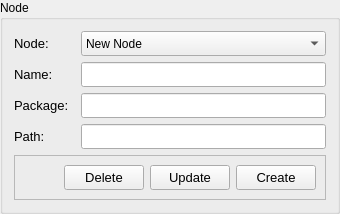
                   <widget class="QGroupBox" name="gbxNodeEdit">
                    <property name="title">
                     <string>Node</string>
                    </property>
                    <layout class="QGridLayout" name="gridLayout">
                     <item row="0" column="0">
                      <widget class="QLabel" name="lblNodeEditNode">
                       <property name="minimumSize">
                        <size>
                         <width>0</width>
                         <height>0</height>
                        </size>
                       </property>
                       <property name="font">
                        <font>
                         <pointsize>10</pointsize>
                        </font>
                       </property>
                       <property name="text">
                        <string>Node:</string>
                       </property>
                      </widget>
                     </item>
                     <item row="1" column="0">
                      <widget class="QLabel" name="lblNodeEditName">
                       <property name="minimumSize">
                        <size>
                         <width>0</width>
                         <height>0</height>
                        </size>
                       </property>
                       <property name="font">
                        <font>
                         <pointsize>10</pointsize>
                        </font>
                       </property>
                       <property name="text">
                        <string>Name:</string>
                       </property>
                      </widget>
                     </item>
                     <item row="0" column="2">
                      <widget class="QComboBox" name="cbxNodeEdit">
                       <property name="minimumSize">
                        <size>
                         <width>0</width>
                         <height>25</height>
                        </size>
                       </property>
                       <property name="maximumSize">
                        <size>
                         <width>16777215</width>
                         <height>25</height>
                        </size>
                       </property>
                       <property name="font">
                        <font>
                         <pointsize>9</pointsize>
                        </font>
                       </property>
                       <item>
                        <property name="text">
                         <string>New Node</string>
                        </property>
                       </item>
                      </widget>
                     </item>
                     <item row="2" column="0">
                      <widget class="QLabel" name="lblNodeEditPackage">
                       <property name="minimumSize">
                        <size>
                         <width>0</width>
                         <height>0</height>
                        </size>
                       </property>
                       <property name="font">
                        <font>
                         <pointsize>10</pointsize>
                        </font>
                       </property>
                       <property name="text">
                        <string>Package:</string>
                       </property>
                      </widget>
                     </item>
                     <item row="1" column="2">
                      <widget class="QLineEdit" name="txtNodeEditName">
                       <property name="minimumSize">
                        <size>
                         <width>0</width>
                         <height>25</height>
                        </size>
                       </property>
                       <property name="maximumSize">
                        <size>
                         <width>16777215</width>
                         <height>25</height>
                        </size>
                       </property>
                       <property name="font">
                        <font>
                         <pointsize>10</pointsize>
                        </font>
                       </property>
                       <property name="text">
                        <string/>
                       </property>
                      </widget>
                     </item>
                     <item row="3" column="0">
                      <widget class="QLabel" name="lblNodeEditPath">
                       <property name="minimumSize">
                        <size>
                         <width>0</width>
                         <height>0</height>
                        </size>
                       </property>
                       <property name="font">
                        <font>
                         <pointsize>10</pointsize>
                        </font>
                       </property>
                       <property name="text">
                        <string>Path:</string>
                       </property>
                      </widget>
                     </item>
                     <item row="3" column="2">
                      <widget class="QLineEdit" name="txtNodeEditPath">
                       <property name="minimumSize">
                        <size>
                         <width>0</width>
                         <height>25</height>
                        </size>
                       </property>
                       <property name="maximumSize">
                        <size>
                         <width>16777215</width>
                         <height>25</height>
                        </size>
                       </property>
                       <property name="font">
                        <font>
                         <pointsize>10</pointsize>
                        </font>
                       </property>
                      </widget>
                     </item>
                     <item row="4" column="0" colspan="3">
                      <widget class="QFrame" name="frame_30">
                       <property name="frameShape">
                        <enum>QFrame::StyledPanel</enum>
                       </property>
                       <property name="frameShadow">
                        <enum>QFrame::Raised</enum>
                       </property>
                       <layout class="QHBoxLayout" name="horizontalLayout_17">
                        <item>
                         <spacer name="horizontalSpacer_13">
                          <property name="orientation">
                           <enum>Qt::Horizontal</enum>
                          </property>
                          <property name="sizeHint" stdset="0">
                           <size>
                            <width>40</width>
                            <height>20</height>
                           </size>
                          </property>
                         </spacer>
                        </item>
                        <item>
                         <widget class="QPushButton" name="pushButton_18">
                          <property name="minimumSize">
                           <size>
                            <width>0</width>
                            <height>25</height>
                           </size>
                          </property>
                          <property name="maximumSize">
                           <size>
                            <width>16777215</width>
                            <height>25</height>
                           </size>
                          </property>
                          <property name="font">
                           <font>
                            <pointsize>10</pointsize>
                           </font>
                          </property>
                          <property name="text">
                           <string>Delete</string>
                          </property>
                         </widget>
                        </item>
                        <item>
                         <widget class="QPushButton" name="pushButton_19">
                          <property name="minimumSize">
                           <size>
                            <width>0</width>
                            <height>25</height>
                           </size>
                          </property>
                          <property name="maximumSize">
                           <size>
                            <width>16777215</width>
                            <height>25</height>
                           </size>
                          </property>
                          <property name="font">
                           <font>
                            <pointsize>10</pointsize>
                           </font>
                          </property>
                          <property name="text">
                           <string>Update</string>
                          </property>
                         </widget>
                        </item>
                        <item>
                         <widget class="QPushButton" name="pushButton_20">
                          <property name="minimumSize">
                           <size>
                            <width>0</width>
                            <height>25</height>
                           </size>
                          </property>
                          <property name="maximumSize">
                           <size>
                            <width>16777215</width>
                            <height>25</height>
                           </size>
                          </property>
                          <property name="font">
                           <font>
                            <pointsize>10</pointsize>
                           </font>
                          </property>
                          <property name="text">
                           <string>Create</string>
                          </property>
                         </widget>
                        </item>
                       </layout>
                      </widget>
                     </item>
                     <item row="2" column="2">
                      <widget class="QLineEdit" name="txtNodeEditPackage">
                       <property name="minimumSize">
                        <size>
                         <width>0</width>
                         <height>25</height>
                        </size>
                       </property>
                       <property name="maximumSize">
                        <size>
                         <width>16777215</width>
                         <height>25</height>
                        </size>
                       </property>
                       <property name="font">
                        <font>
                         <pointsize>10</pointsize>
                        </font>
                       </property>
                      </widget>
                     </item>
                    </layout>
                   </widget>
